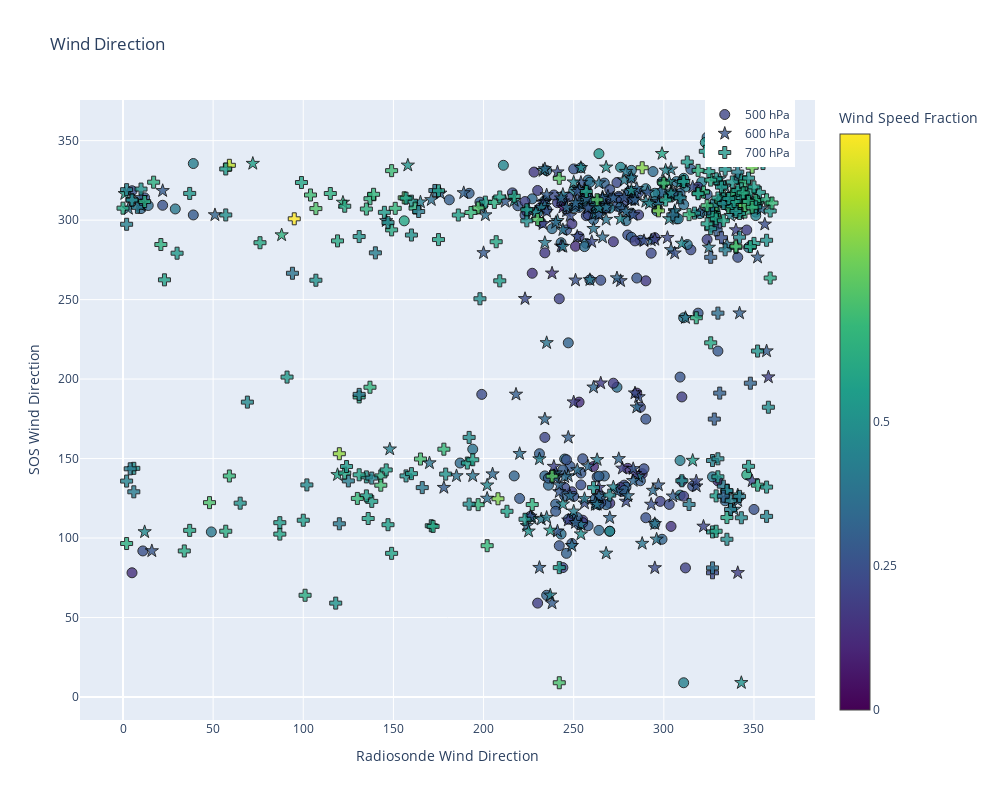

The code cell stored with this chart in its notebook:
### Markdown cell above
### Comparison of surface wind to wind aloft

### Code cell
# Scatter plots for each pressure_23 level
trace500 = go.Scatter(
    x=pres_500_23['deg'],
    y=pres_500_23['dir_10m_c'],
    mode='markers',
    marker=dict(
        size=10,
        color=pres_500_23['wspd_fraction_lognorm'],
        colorscale='Viridis',
        opacity=0.8,
        line=dict(width=1, color='black'),  # Add black edgecolor
        colorbar=dict(
            title='Wind Speed Fraction',
            tickvals=[0, 0.25, 0.5],
            ticktext=['0', '0.25', '0.5']
        ),
        cmin=0,
        cmax=1
    ),
    name='500 hPa'
)

trace600 = go.Scatter(
    x=pres_600_23['deg'],
    y=pres_600_23['dir_10m_c'],
    mode='markers',
    marker=dict(
        size=10,
        symbol='star',
        color=pres_600_23['wspd_fraction_lognorm'],
        colorscale='Viridis',
        opacity=0.8,
        line=dict(width=1, color='black'),  # Add black edgecolor
        cmin=0,
        cmax=1
    ),
    name='600 hPa'
)

trace700 = go.Scatter(
    x=pres_700_23['deg'],
    y=pres_700_23['dir_10m_c'],
    mode='markers',
    marker=dict(
        size=10,
        symbol='cross',
        color=pres_700_23['wspd_fraction_lognorm'],
        colorscale='Viridis',
        opacity=0.8,
        line=dict(width=1, color='black'),  # Add black edgecolor
        cmin=0,
        cmax=1
    ),
    name='700 hPa'
)

# Layout
layout = go.Layout(
    title='Wind Direction',
    xaxis=dict(title='Radiosonde Wind Direction'),
    yaxis=dict(title='SOS Wind Direction'),
    width=1000,
    height=800,
    legend=dict(x=0.85, y=1)
)
# Create figure and plot
fig = go.Figure(data=[trace500, trace600, trace700], layout=layout)
fig.show()

### Figure 1 — Plotly figure (JSON) as saved in the notebook; plotly's stock layout.template omitted (floating-point values rounded to 4 significant figures; data arrays with more than 128 entries replaced by an {"elided": "..."} marker saying what was removed)
{"data": [{"marker": {"cmax": 1, "cmin": 0, "color": {"elided": "244 float values"}, "colorbar": {"ticktext": ["0", "0.25", "0.5"], "tickvals": [0, 0.25, 0.5], "title": {"text": "Wind Speed Fraction"}}, "colorscale": [[0, "#440154"], [0.1111, "#482878"], [0.2222, "#3e4989"], [0.3333, "#31688e"], [0.4444, "#26828e"], [0.5556, "#1f9e89"], [0.6667, "#35b779"], [0.7778, "#6ece58"], [0.8889, "#b5de2b"], [1, "#fde725"]], "line": {"color": "black", "width": 1}, "opacity": 0.8, "size": 10}, "mode": "markers", "name": "500 hPa", "type": "scatter", "x": {"elided": "244 int values"}, "y": {"elided": "244 float values"}}, {"marker": {"cmax": 1, "cmin": 0, "color": {"elided": "244 float values"}, "colorscale": [[0, "#440154"], [0.1111, "#482878"], [0.2222, "#3e4989"], [0.3333, "#31688e"], [0.4444, "#26828e"], [0.5556, "#1f9e89"], [0.6667, "#35b779"], [0.7778, "#6ece58"], [0.8889, "#b5de2b"], [1, "#fde725"]], "line": {"color": "black", "width": 1}, "opacity": 0.8, "size": 10, "symbol": "star"}, "mode": "markers", "name": "600 hPa", "type": "scatter", "x": {"elided": "244 int values"}, "y": {"elided": "244 float values"}}, {"marker": {"cmax": 1, "cmin": 0, "color": {"elided": "244 float values"}, "colorscale": [[0, "#440154"], [0.1111, "#482878"], [0.2222, "#3e4989"], [0.3333, "#31688e"], [0.4444, "#26828e"], [0.5556, "#1f9e89"], [0.6667, "#35b779"], [0.7778, "#6ece58"], [0.8889, "#b5de2b"], [1, "#fde725"]], "line": {"color": "black", "width": 1}, "opacity": 0.8, "size": 10, "symbol": "cross"}, "mode": "markers", "name": "700 hPa", "type": "scatter", "x": {"elided": "244 int values"}, "y": {"elided": "244 float values"}}], "layout": {"height": 800, "legend": {"x": 0.85, "y": 1}, "title": {"text": "Wind Direction"}, "width": 1000, "xaxis": {"title": {"text": "Radiosonde Wind Direction"}}, "yaxis": {"title": {"text": "SOS Wind Direction"}}}}
